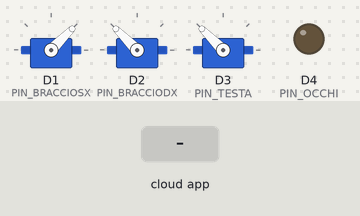
This sketch was run on a simulated ESP8266 (NodeMCU). Shown: 3 × servo, output pins drawn as LEDs (lit = HIGH). The test bench sets the inputs (shaded band). The RemoteXY app is connected; what the sketch prints to the serial monitor is not drawn.

Above: at 1.2 s.
1.3 s: the phone or cloud app sets braccio_sx to -100
At 1.6 s:
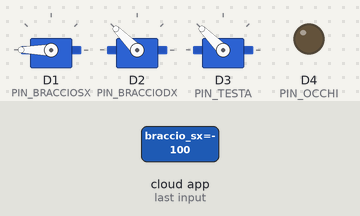
2.8 s: the phone or cloud app sets braccio_dx to -100
At 4.0 s:
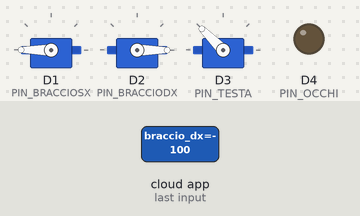
4.3 s: the phone or cloud app sets testa to -100
At 5.1 s:
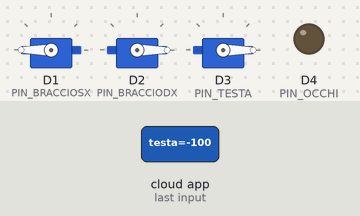
5.8 s: the phone or cloud app sets braccio_sx to 0
At 6.2 s:
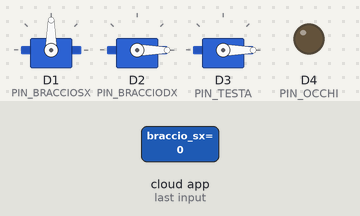
7.3 s: the phone or cloud app sets braccio_dx to 0
At 8.5 s:
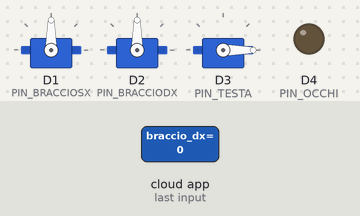
8.8 s: the phone or cloud app sets testa to 0
At 9.7 s:
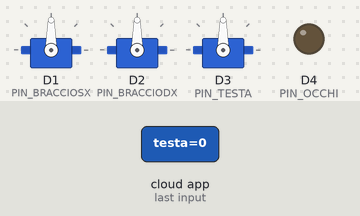
Timing chart, 0 to 11.3 s (numbered marks = the images above; inputs shaded):
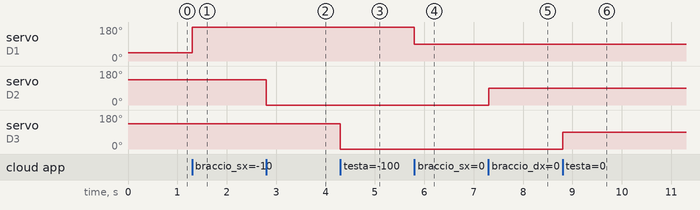

The sketch:

remotexy_robottino.ino
```cpp
// (licence header left out)
//////////////////////////////////////////////
//        RemoteXY include library          //
//////////////////////////////////////////////

// RemoteXY select connection mode and include library
#define REMOTEXY_MODE__ESP8266WIFI_LIB_POINT
#include <ESP8266WiFi.h>

#include <RemoteXY.h>

// RemoteXY connection settings
#define REMOTEXY_WIFI_SSID "Robottino001"
#define REMOTEXY_WIFI_PASSWORD ""
#define REMOTEXY_SERVER_PORT 6377


#define PIN_OCCHI D4

#define PIN_BRACCIOSX D1
#define PIN_BRACCIODX D2
#define PIN_TESTA D3

// RemoteXY configurate
#pragma pack(push, 1)
uint8_t RemoteXY_CONF[] =
{ 255, 4, 0, 0, 0, 54, 0, 11, 176, 0,
  4, 32, 5, 18, 6, 33, 2, 26, 4, 32,
  89, 17, 6, 33, 2, 26, 4, 160, 27, 14,
  45, 7, 2, 26, 1, 0, 43, 32, 12, 12,
  1, 31, 79, 0, 129, 0, 34, 3, 29, 6,
  17, 82, 111, 98, 111, 116, 116, 105, 110, 111,
  0
};

// this structure defines all the variables and events of your control interface
struct {

  // input variables
  int8_t braccio_sx; // =-100..100 slider position
  int8_t braccio_dx; // =-100..100 slider position
  int8_t testa; // =-100..100 slider position
  uint8_t occhi; // =1 if button pressed, else =0

  // other variable
  uint8_t connect_flag;  // =1 if wire connected, else =0

} RemoteXY;
#pragma pack(pop)

/////////////////////////////////////////////
//           END RemoteXY include          //
/////////////////////////////////////////////

#include <Servo.h>

Servo left_servo;
Servo right_servo;
Servo head_servo;

int valdx, valsx, valt;
unsigned char occhi_state = 0;
unsigned long occhi_time = 0;
unsigned long prev_time = 0;


void setup()
{
  RemoteXY_Init ();


  Serial.begin(115200);
  Serial.println("Avviando Robottino....");


  pinMode (PIN_OCCHI, OUTPUT);

  left_servo.attach(PIN_BRACCIOSX);
  right_servo.attach(PIN_BRACCIODX);
  head_servo.attach(PIN_TESTA);

  RemoteXY.braccio_sx = 50;
  RemoteXY.braccio_dx = 50;
  RemoteXY.testa = 50;


}

void loop()
{
  unsigned long time = millis();
  unsigned long d_time = time - prev_time;
  prev_time = time;

  RemoteXY_Handler ();

  /*


  left_servo.writeMicroseconds(RemoteXY.braccio_sx*20+500);
  right_servo.writeMicroseconds(2500-RemoteXY.braccio_dx*20);
  head_servo.writeMicroseconds(RemoteXY.testa*20+500);
   */
  valsx = map(RemoteXY.braccio_sx, -100, 100, 180, 0);
  valdx = map(RemoteXY.braccio_dx, -100, 100, 0, 180);
  valt = map(RemoteXY.testa, -100, 100, 0, 180);
  /*
  Serial.print("SX: ");
  Serial.print(RemoteXY.braccio_sx);
  Serial.print(" map: ");
  Serial.println(valsx);
  Serial.print("DX: ");
  Serial.print(RemoteXY.braccio_dx);
  Serial.print(" map: ");
  Serial.println(valdx);
  */

  left_servo.write(valsx);
  right_servo.write(valdx);
  head_servo.write(valt);

}
```

Measured:
- after the input at 1.3 s, servo on D1 (PIN_BRACCIOSX): 45° → 180° at once
- after the input at 2.8 s, servo on D2 (PIN_BRACCIODX): 135° → 0° at once
- after the input at 4.3 s, servo on D3 (PIN_TESTA): 135° → 0° at once
- after the input at 5.8 s, servo on D1 (PIN_BRACCIOSX): 180° → 90° at once
- after the input at 7.3 s, servo on D2 (PIN_BRACCIODX): 0° → 90° at once
- after the input at 8.8 s, servo on D3 (PIN_TESTA): 0° → 90° at once
